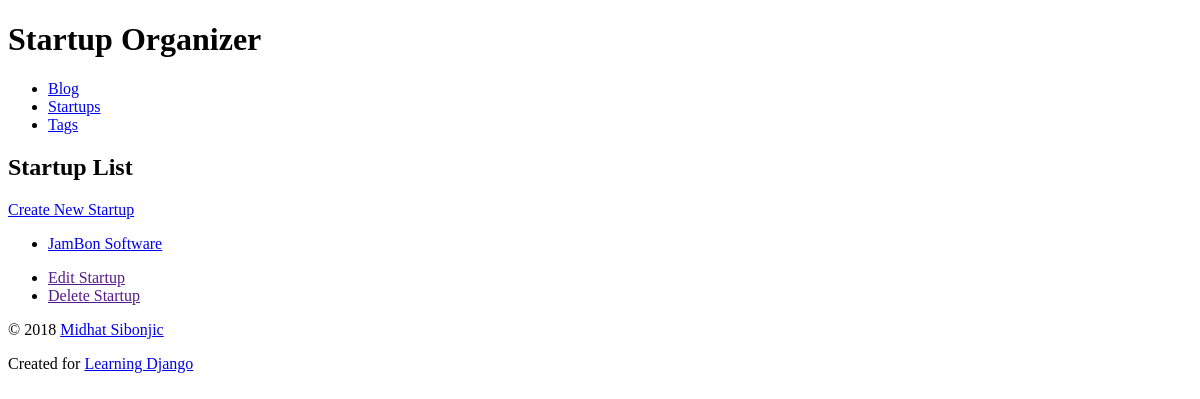
/startup/, run on an earlier commit of the app's database.
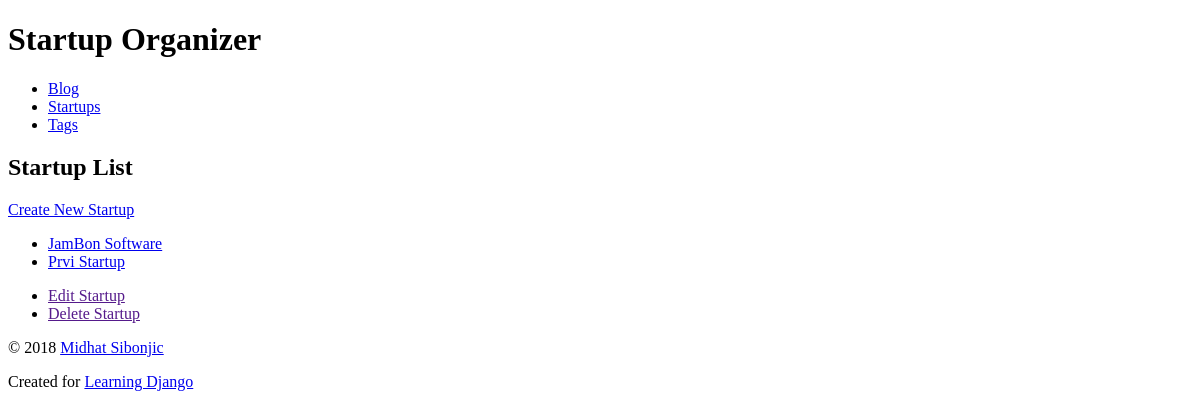
And on a later commit of the database.
### organizer/models.py (models this page shows, shortened)
class Startup(models.Model):
    name = models.CharField(max_length=31, db_index=True)
    slug = models.SlugField(max_length=31, unique=True, help_text='A label for URL config.')
    description = models.TextField()
    founded_date = models.DateField('date founded')
    contact = models.EmailField()
    website = models.URLField(max_length=255)
    tags = models.ManyToManyField(Tag)
    class Meta:
        ordering = ['name']
        get_latest_by = 'founded_date'
    def get_absolute_url(self):
        return reverse('organizer_startup_detail', kwargs={'slug': self.slug})

### organizer/views.py (the view)
# urls.py: path(r'startup/', startup_list, name='organizer_startup_list'),
def startup_list(request):
    return render(request, 'organizer/startup_list.html', {'startup_list': Startup.objects.all()})

### organizer/templates/organizer/startup_list.html (shortened to what this page needs)
{% extends parent_template|default:"organizer/base_organizer.html" %}{
{% block content %}
    <h2>Startup List</h2>
    <div>
        <a href="{% url 'organizer_startup_create' %}">
            Create New Startup
        </a>
    </div>
    <ul>
        {% for startup in startup_list %}
            <li>
                <a href="{{ startup.get_absolute_url }}">
                    {{ startup.name }}
                </a>
            </li>
        {% empty %}
            <li><em>No Startups Available</em></li>
        {% endfor %}
    </ul>
    <ul>
        <li>
            <a href="{{ startup.get_update_url }}">
                Edit Startup
            </a>
        </li>
        <li>
            <a href="{{ startup.get_delete_url }}">
                Delete Startup
            </a>
        </li>
    </ul>
{% endblock %}

What changed in the data, as far as the page shows it:
added Startup: name "Prvi Startup"
